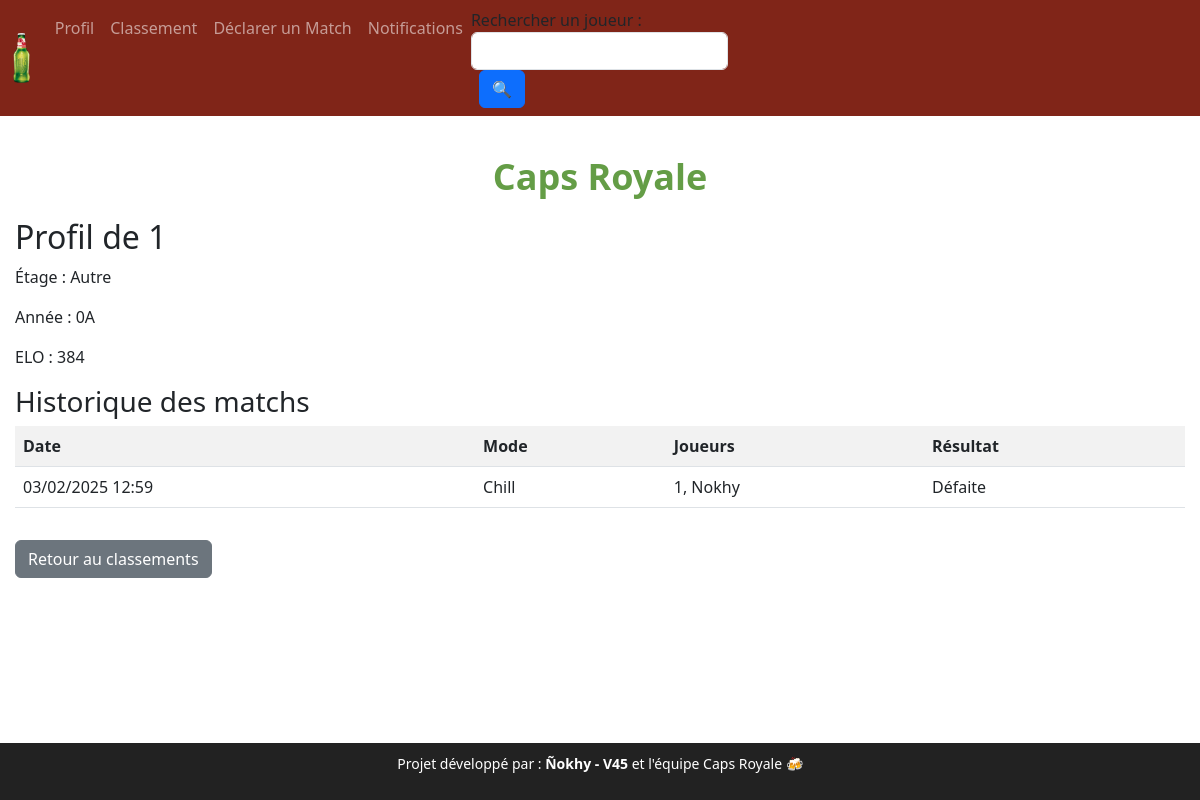
The app's page /profile/1 with its own data.
### models.py (models this page shows)
class User(db.Model):
    id = db.Column(db.Integer, primary_key=True)
    username = db.Column(db.String(80), unique=True, nullable=False)
    password = db.Column(db.String(120), nullable=False)
    floor = db.Column(db.String(10), nullable=False)
    year = db.Column(db.String(10), nullable=False)
    elo = db.Column(db.Integer, default=400)

class Match(db.Model):
    id = db.Column(db.Integer, primary_key=True)
    player1_id = db.Column(db.Integer, db.ForeignKey('user.id'), nullable=False)
    player2_id = db.Column(db.Integer, db.ForeignKey('user.id'))
    player3_id = db.Column(db.Integer, db.ForeignKey('user.id'))
    player4_id = db.Column(db.Integer, db.ForeignKey('user.id'))
    player5_id = db.Column(db.Integer, db.ForeignKey('user.id'))
    player6_id = db.Column(db.Integer, db.ForeignKey('user.id'))
    winning_team = db.Column(db.String(10), nullable=False)
    mode = db.Column(db.String(20), nullable=False)
    confirmed = db.Column(db.Boolean, default=False)
    confirmed_players = db.Column(db.Text, default="")
    date = db.Column(db.DateTime, default=lambda: datetime.now(timezone.utc))  # ✅ Corrigé

### routes.py (the view)
    @app.route("/profile/<int:user_id>")
    def view_profile(user_id):
        user = User.query.get(user_id)
        if not user:
            flash("Profil introuvable", "danger")
            return redirect("/search_profile")
        matches = Match.query.filter(
            (Match.player1_id == user.id) | (Match.player2_id == user.id) |
            (Match.player3_id == user.id) | (Match.player4_id == user.id) |
            (Match.player5_id == user.id) | (Match.player6_id == user.id)
        ).order_by(Match.date.desc()).all()
        match_history = []
        for match in matches:
            players = [
                User.query.get(match.player1_id),
                User.query.get(match.player2_id),
                User.query.get(match.player3_id) if match.player3_id else None,
                User.query.get(match.player4_id) if match.player4_id else None,
                User.query.get(match.player5_id) if match.player5_id else None,
                User.query.get(match.player6_id) if match.player6_id else None
            ]
            players = [p for p in players if p]
            team1 = players[:len(players) // 2]
            team2 = players[len(players) // 2:]
            if match.winning_team == "Team1":
                result = "Victoire" if user in team1 else "Défaite"
            else:
                result = "Victoire" if user in team2 else "Défaite"
            match_history.append({
                "date": match.date.strftime("%d/%m/%Y %H:%M"),
                "mode": match.mode,
                "players": [p.username for p in players],
                "result": result
            })
        return render_template("profile_view.html", user=user, match_history=match_history)

### templates/profile_view.html
{% extends "base.html" %}
{% block content %}
<h2>Profil de {{ user.username }}</h2>
<p>Étage : {{ user.floor }}</p>
<p>Année : {{ user.year }}</p>
<p>ELO : {{ user.elo }}</p>
<h3>Historique des matchs</h3>
{% if match_history %}
    <table class="table table-striped">
        <tr>
            <th>Date</th>
            <th>Mode</th>
            <th>Joueurs</th>
            <th>Résultat</th>
        </tr>
        {% for match in match_history %}
        <tr>
            <td>{{ match.date }}</td>
            <td>{{ match.mode }}</td>
            <td>{{ match.players | join(', ') }}</td>
            <td>{{ match.result }}</td>
        </tr>
        {% endfor %}
    </table>
{% else %}
    <p>Aucun match joué pour l'instant.</p>
{% endif %}
<a href="/ranking" class="btn btn-secondary mt-3">Retour au classements</a>
{% endblock %}

### static/styles.css (style rules this page uses)
body { font-size: 16px; padding-bottom: 80px; }

### records on screen
User: username "1", floor "Autre", year "0A", elo "384"
Match: date "03/02/2025 12:59", mode "Chill", players "1, Nokhy", result "Défaite"
